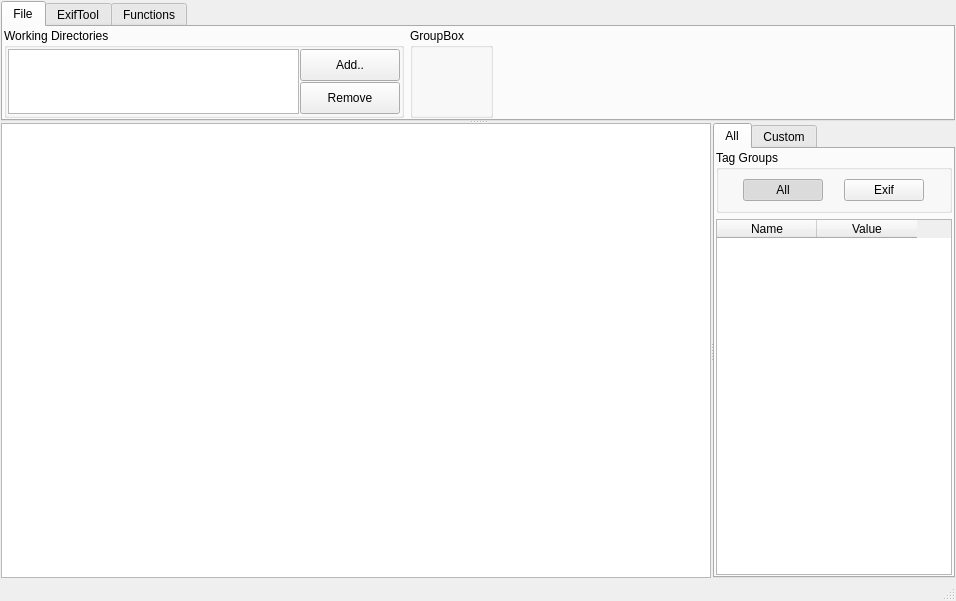
<?xml version="1.0" encoding="UTF-8"?>
<ui version="4.0">
 <class>MainWindow</class>
 <widget class="QMainWindow" name="MainWindow">
  <property name="geometry">
   <rect>
    <x>0</x>
    <y>0</y>
    <width>956</width>
    <height>601</height>
   </rect>
  </property>
  <property name="windowTitle">
   <string>ExifTool GUI</string>
  </property>
  <widget class="QWidget" name="centralwidget">
   <layout class="QGridLayout" name="gridLayout">
    <property name="leftMargin">
     <number>1</number>
    </property>
    <property name="topMargin">
     <number>1</number>
    </property>
    <property name="rightMargin">
     <number>1</number>
    </property>
    <property name="bottomMargin">
     <number>1</number>
    </property>
    <item row="0" column="1">
     <widget class="QSplitter" name="splitter_1">
      <property name="orientation">
       <enum>Qt::Vertical</enum>
      </property>
      <property name="handleWidth">
       <number>2</number>
      </property>
      <widget class="QTabWidget" name="tab_memu">
       <property name="maximumSize">
        <size>
         <width>16777215</width>
         <height>120</height>
        </size>
       </property>
       <property name="currentIndex">
        <number>0</number>
       </property>
       <widget class="QWidget" name="tab_menu_file">
        <property name="sizePolicy">
         <sizepolicy hsizetype="Preferred" vsizetype="Preferred">
          <horstretch>0</horstretch>
          <verstretch>0</verstretch>
         </sizepolicy>
        </property>
        <attribute name="title">
         <string>File</string>
        </attribute>
        <layout class="QGridLayout" name="gridLayout_3">
         <property name="leftMargin">
          <number>1</number>
         </property>
         <property name="topMargin">
          <number>1</number>
         </property>
         <property name="rightMargin">
          <number>1</number>
         </property>
         <property name="bottomMargin">
          <number>1</number>
         </property>
         <item row="0" column="0">
          <widget class="QGroupBox" name="groupBox">
           <property name="sizePolicy">
            <sizepolicy hsizetype="Expanding" vsizetype="Expanding">
             <horstretch>0</horstretch>
             <verstretch>0</verstretch>
            </sizepolicy>
           </property>
           <property name="maximumSize">
            <size>
             <width>400</width>
             <height>16777215</height>
            </size>
           </property>
           <property name="title">
            <string>Working Directories</string>
           </property>
           <layout class="QGridLayout" name="gridLayout_4">
            <property name="leftMargin">
             <number>1</number>
            </property>
            <property name="topMargin">
             <number>1</number>
            </property>
            <property name="rightMargin">
             <number>1</number>
            </property>
            <property name="bottomMargin">
             <number>1</number>
            </property>
            <property name="spacing">
             <number>1</number>
            </property>
            <item row="0" column="1">
             <widget class="QPushButton" name="button_add_dir">
              <property name="sizePolicy">
               <sizepolicy hsizetype="Expanding" vsizetype="Expanding">
                <horstretch>0</horstretch>
                <verstretch>0</verstretch>
               </sizepolicy>
              </property>
              <property name="maximumSize">
               <size>
                <width>100</width>
                <height>16777215</height>
               </size>
              </property>
              <property name="text">
               <string>Add..</string>
              </property>
             </widget>
            </item>
            <item row="1" column="1">
             <widget class="QPushButton" name="button_remove_dir">
              <property name="sizePolicy">
               <sizepolicy hsizetype="Expanding" vsizetype="Expanding">
                <horstretch>0</horstretch>
                <verstretch>0</verstretch>
               </sizepolicy>
              </property>
              <property name="maximumSize">
               <size>
                <width>100</width>
                <height>16777215</height>
               </size>
              </property>
              <property name="text">
               <string>Remove</string>
              </property>
             </widget>
            </item>
            <item row="0" column="0" rowspan="2">
             <widget class="QListWidget" name="list_dirs"/>
            </item>
           </layout>
          </widget>
         </item>
         <item row="0" column="1">
          <widget class="QGroupBox" name="groupBox_2">
           <property name="sizePolicy">
            <sizepolicy hsizetype="Fixed" vsizetype="Preferred">
             <horstretch>0</horstretch>
             <verstretch>0</verstretch>
            </sizepolicy>
           </property>
           <property name="title">
            <string>GroupBox</string>
           </property>
          </widget>
         </item>
         <item row="0" column="2">
          <spacer name="horizontalSpacer">
           <property name="orientation">
            <enum>Qt::Horizontal</enum>
           </property>
           <property name="sizeHint" stdset="0">
            <size>
             <width>40</width>
             <height>20</height>
            </size>
           </property>
          </spacer>
         </item>
        </layout>
       </widget>
       <widget class="QWidget" name="tab_memu_exiftool">
        <attribute name="title">
         <string>ExifTool</string>
        </attribute>
        <layout class="QGridLayout" name="gridLayout_7">
         <item row="0" column="0">
          <widget class="QGroupBox" name="groupBox_4">
           <property name="title">
            <string>ExifTool Options</string>
           </property>
          </widget>
         </item>
         <item row="0" column="1">
          <spacer name="horizontalSpacer_2">
           <property name="orientation">
            <enum>Qt::Horizontal</enum>
           </property>
           <property name="sizeHint" stdset="0">
            <size>
             <width>40</width>
             <height>20</height>
            </size>
           </property>
          </spacer>
         </item>
        </layout>
       </widget>
       <widget class="QWidget" name="tab_memu_functions">
        <attribute name="title">
         <string>Functions</string>
        </attribute>
       </widget>
      </widget>
      <widget class="QSplitter" name="splitter_1_dwon">
       <property name="orientation">
        <enum>Qt::Horizontal</enum>
       </property>
       <property name="handleWidth">
        <number>2</number>
       </property>
       <widget class="QTableWidget" name="table_for_group">
        <property name="sizePolicy">
         <sizepolicy hsizetype="Expanding" vsizetype="Expanding">
          <horstretch>9</horstretch>
          <verstretch>0</verstretch>
         </sizepolicy>
        </property>
        <property name="selectionBehavior">
         <enum>QAbstractItemView::SelectRows</enum>
        </property>
        <attribute name="horizontalHeaderShowSortIndicator" stdset="0">
         <bool>true</bool>
        </attribute>
       </widget>
       <widget class="QTabWidget" name="tab_for_single">
        <property name="sizePolicy">
         <sizepolicy hsizetype="Expanding" vsizetype="Expanding">
          <horstretch>3</horstretch>
          <verstretch>0</verstretch>
         </sizepolicy>
        </property>
        <property name="currentIndex">
         <number>0</number>
        </property>
        <widget class="QWidget" name="tab_for_single_all">
         <attribute name="title">
          <string>All</string>
         </attribute>
         <layout class="QGridLayout" name="gridLayout_2">
          <property name="leftMargin">
           <number>1</number>
          </property>
          <property name="topMargin">
           <number>1</number>
          </property>
          <property name="rightMargin">
           <number>1</number>
          </property>
          <property name="bottomMargin">
           <number>1</number>
          </property>
          <item row="1" column="0">
           <widget class="QTableWidget" name="table_for_single_all">
            <property name="selectionBehavior">
             <enum>QAbstractItemView::SelectRows</enum>
            </property>
            <column>
             <property name="text">
              <string>Name</string>
             </property>
            </column>
            <column>
             <property name="text">
              <string>Value</string>
             </property>
            </column>
           </widget>
          </item>
          <item row="0" column="0">
           <widget class="QGroupBox" name="groupBox_3">
            <property name="title">
             <string>Tag Groups</string>
            </property>
            <layout class="QGridLayout" name="gridLayout_6">
             <item row="0" column="0">
              <widget class="QPushButton" name="pushButton_3">
               <property name="sizePolicy">
                <sizepolicy hsizetype="Fixed" vsizetype="Fixed">
                 <horstretch>0</horstretch>
                 <verstretch>0</verstretch>
                </sizepolicy>
               </property>
               <property name="text">
                <string>All</string>
               </property>
               <property name="checkable">
                <bool>true</bool>
               </property>
               <property name="checked">
                <bool>true</bool>
               </property>
              </widget>
             </item>
             <item row="0" column="1">
              <widget class="QPushButton" name="pushButton_4">
               <property name="sizePolicy">
                <sizepolicy hsizetype="Fixed" vsizetype="Fixed">
                 <horstretch>0</horstretch>
                 <verstretch>0</verstretch>
                </sizepolicy>
               </property>
               <property name="text">
                <string>Exif</string>
               </property>
              </widget>
             </item>
            </layout>
           </widget>
          </item>
         </layout>
        </widget>
        <widget class="QWidget" name="tab_for_single_custom">
         <attribute name="title">
          <string>Custom</string>
         </attribute>
         <layout class="QGridLayout" name="gridLayout_5">
          <property name="leftMargin">
           <number>1</number>
          </property>
          <property name="topMargin">
           <number>1</number>
          </property>
          <property name="rightMargin">
           <number>1</number>
          </property>
          <property name="bottomMargin">
           <number>1</number>
          </property>
          <item row="0" column="0">
           <widget class="QTableWidget" name="table_for_single_custom">
            <property name="selectionBehavior">
             <enum>QAbstractItemView::SelectRows</enum>
            </property>
            <column>
             <property name="text">
              <string>Name</string>
             </property>
            </column>
            <column>
             <property name="text">
              <string>Value</string>
             </property>
            </column>
           </widget>
          </item>
         </layout>
        </widget>
       </widget>
      </widget>
     </widget>
    </item>
   </layout>
  </widget>
  <widget class="QStatusBar" name="statusbar"/>
 </widget>
 <resources/>
 <connections/>
</ui>
